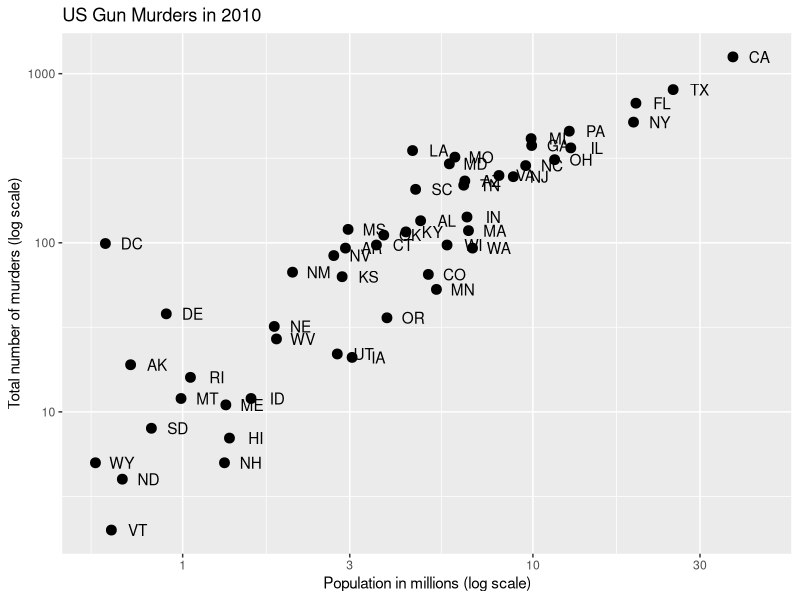

Generate this figure with R:
library(tidyverse)
library(dslabs)
data(murders)
p <- murders %>% ggplot(aes(population/10^6, total, label = abb))

p + geom_point(size = 3) +
  geom_text(nudge_x = 0.075) +
  scale_x_log10() +
  scale_y_log10() +
  #X-axis label
  xlab("Population in millions (log scale)") +
  #Y-axis label
  ylab("Total number of murders (log scale)") +
  #Plot title
  ggtitle("US Gun Murders in 2010")
